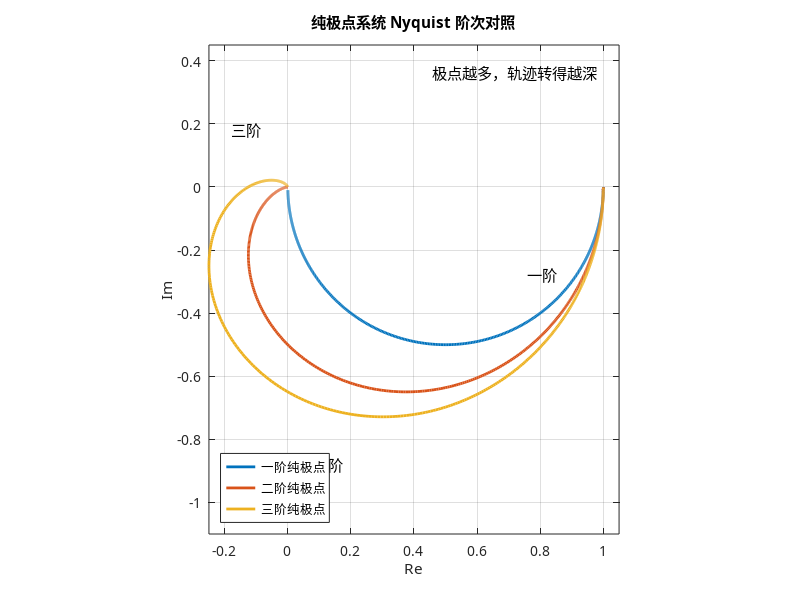

Reproduce this figure in MATLAB.
clear; close all; clc;
pkg load control;

set (0, 'defaultfigurevisible', 'off');
set (0, 'defaultaxesfontname', 'PingFang SC');
set (0, 'defaulttextfontname', 'PingFang SC');

[script_dir, ~, ~] = fileparts (mfilename ('fullpath'));
outdir = fullfile (script_dir, '..', 'processed');
if ~exist (outdir, 'dir')
  mkdir (outdir);
end

s = tf ('s');
w = logspace (-3, 2.3, 1200);
g1 = 1 / (0.5 * s + 1);
g2 = 1 / ((0.5 * s + 1) ^ 2);
g3 = 1 / ((0.5 * s + 1) ^ 3);

[re1, im1] = nyquist (g1, w); r1 = squeeze (re1) + 1i * squeeze (im1);
[re2, im2] = nyquist (g2, w); r2 = squeeze (re2) + 1i * squeeze (im2);
[re3, im3] = nyquist (g3, w); r3 = squeeze (re3) + 1i * squeeze (im3);

fig = figure ('position', [100, 100, 860, 720], 'color', 'w');
plot (real (r1), imag (r1), 'LineWidth', 2.0);
hold on;
plot (real (r2), imag (r2), 'LineWidth', 2.0);
plot (real (r3), imag (r3), 'LineWidth', 2.0);
grid on;
axis equal;
xlabel ('Re');
ylabel ('Im');
title ('纯极点系统 Nyquist 阶次对照');
xlim ([-0.25, 1.05]);
ylim ([-1.1, 0.45]);
legend ('一阶纯极点', '二阶纯极点', '三阶纯极点', 'Location', 'southwest');

text (0.76, -0.28, '一阶', 'FontSize', 11);
text (0.08, -0.88, '二阶', 'FontSize', 11);
text (-0.18, 0.18, '三阶', 'FontSize', 11);
text (0.46, 0.36, '极点越多，轨迹转得越深', 'FontSize', 11);

print (fig, fullfile (outdir, 'fd-06-pure-pole-nyquist-comparison.svg'), '-dsvg');
